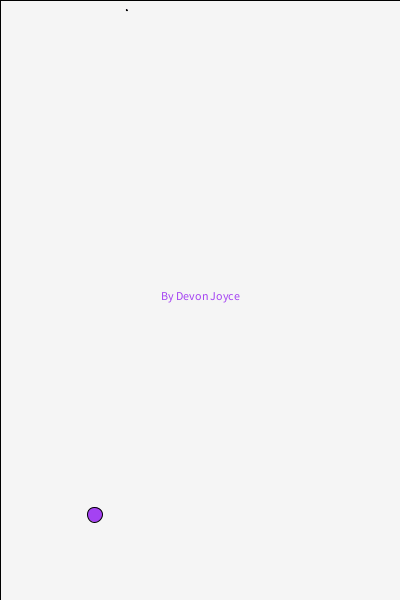
Frame 1 (no input)
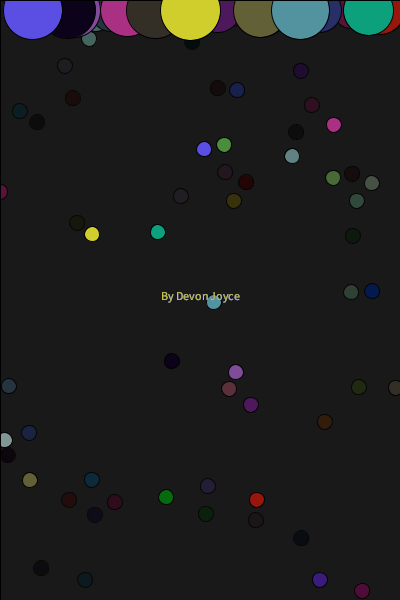
Frame 60 (the mouse pressed at the canvas centre just before this capture)
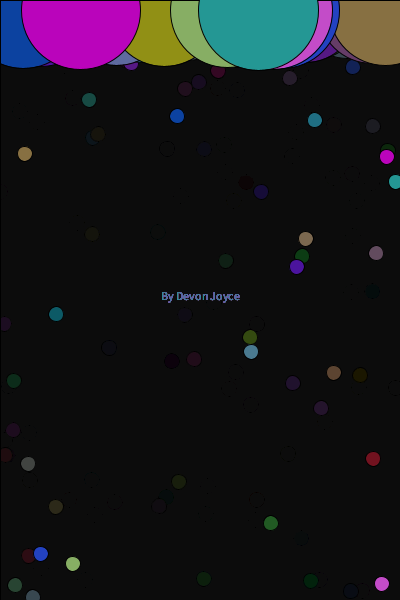
Frame 120 (the mouse held since frame 60 and released just before this capture)

The Processing sketch that drew these frames (run headless with seeded random() and noise(); from frame 60 on, the mouse is pressed at the canvas centre):

// Processing sketch: processing_62006
// ── processing_62006.pde

//DevonJoyce

void setup()
{
  size(400, 600);
  background(255, 255, 255);
  smooth();
  frameRate(85);
}

void draw()
{
  fill(0,0,0,10);
  rect(0,0, width,height);
  fill(random(255), random(255), random(255));
  ellipse( random(width), random(height),15,15);
  ellipse( random(width), 10, frameCount, frameCount);
  textAlign(CENTER);
  text("By Devon Joyce", 200, 300);
  
}
